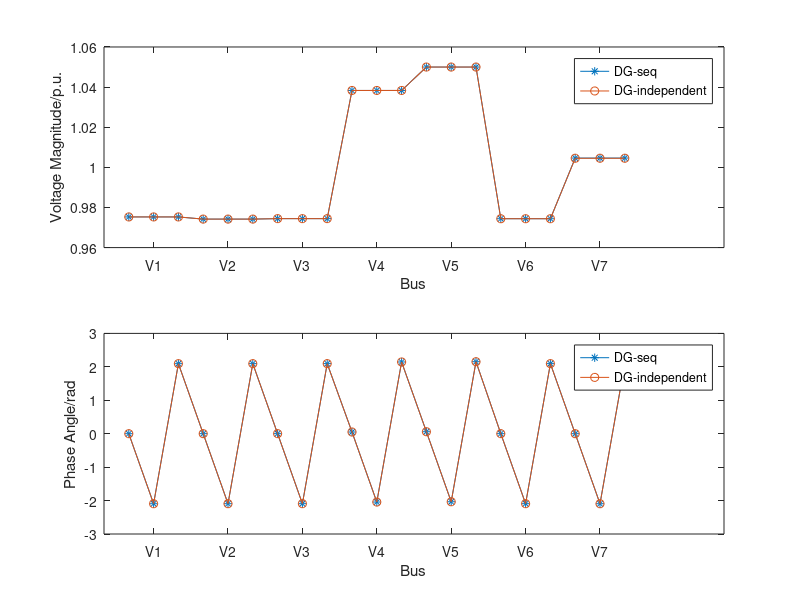

This figure's MATLAB source:
clc;
clear;

Pg=[0.000000000813148
   0.000000000813148
   0.000000000813155
   3.461310416663661
   3.461321399073950
   3.461529286149544];
Qg=[0.512426717296557
   0.512725651844833
   0.512589967325608
   0.147624596539329
   0.147520857478242
   0.147583417860918];
Pg_DGrevised=[0.000000000017769
   0.000000000017769
   0.000000000017769
   3.461387003968618
   3.461387003129168
   3.461387003828582];
Qg_DGrevised=[0.512438026751260
   0.512438026982613
   0.512438026775424
   0.147719007063974
   0.147719006861699
   0.147719006927239];

V=[0.975286985280973
   0.975286986437617
   0.975279759009709
   0.974211081635941
   0.974209653057838
   0.974202170811456
   0.974435412470337
   0.974434745472654
   0.974427714482933
   1.038331021095903
   1.038330863191435
   1.038330113525964
   1.049999809231094
   1.049999808905264
   1.049999808904442
   0.974396240345239
   0.974394306894243
   0.974386548939084
   1.004635854279878
   1.004637598022469
   1.004641721546119
];

VDGrevised=[0.975281417774214
   0.975281417790663
   0.975281417777491
   0.974204727325763
   0.974204727340611
   0.974204727330698
   0.974429768910420
   0.974429768925080
   0.974429768914191
   1.038330519439645
   1.038330519444047
   1.038330519442280
   1.049999999892474
   1.049999999893602
   1.049999999893498
   0.974389458153963
   0.974389458170241
   0.974389458159312
   1.004529427773275
   1.004529427813747
   1.004529427743569
];

V_MAE=max(abs(VDGrevised-V))
Pg_MAE=max(abs(Pg_DGrevised-Pg))
Qg_MAE=max(abs(Qg_DGrevised-Qg))

V_RMSE=sqrt((sum(abs(VDGrevised-V).^2))/21)
Pg_RMSE=sqrt((sum(abs(Pg_DGrevised-Pg).^2))/21)
Qg_RMSE=sqrt((sum(abs(Qg_DGrevised-Qg).^2))/21)


A=[0
  -2.094395102393195
   2.094395102393195
   0.000965709940959
  -2.093427646074384
   2.095360927657106
   0.001527929936258
  -2.092866262328042
   2.095923532270472
   0.050354130111800
  -2.044039307668539
   2.144756033973549
   0.058870656082431
  -2.035522736734546
   2.153273347657373
   0.000944478581733
  -2.093448247768182
   2.095339553631940
                   0
  -2.094395102393195
   2.094395102393195];

ADGrevised =[ 0
  -2.094395102393195
   2.094395102393195
   0.000966033376655
  -2.093429069014951
   2.095361135771275
   0.001528033750525
  -2.092867068643588
   2.095923136143615
   0.050353264099261
  -2.044041838307800
   2.144748366489214
   0.058869696763735
  -2.035525405644585
   2.153264799154678
   0.000944964240073
  -2.093450138150865
   2.095340066635150
                   0
  -2.094395102393195
   2.094395102393195];

figure(1)
subplot(2,1,1) 
plot(1:21,V,'-*',1:21,VDGrevised,'-o')
xlabel('Bus');
ylabel('Voltage Magnitude/p.u.');
xticks([2 5 8 11 14 17 20])
set(gca, 'xticklabel',{'V1';'V2';'V3';'V4';'V5';'V6';'V7'});
legend('DG-seq','DG-independent');

subplot(2,1,2)
plot(1:21,A,'-*',1:21,ADGrevised,'-o')
xlabel('Bus');
ylabel('Phase Angle/rad');
xticks([2 5 8 11 14 17 20])
set(gca, 'xticklabel',{'V1';'V2';'V3';'V4';'V5';'V6';'V7'});

legend('DG-seq','DG-independent');
